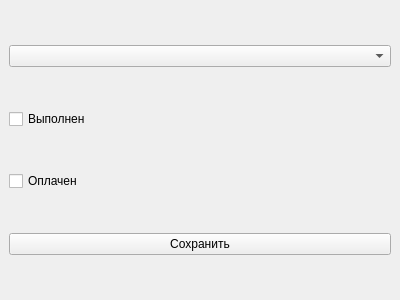
<?xml version="1.0" encoding="UTF-8"?>
<ui version="4.0">
 <class>OrderStatusWindow</class>
 <widget class="QMainWindow" name="OrderStatusWindow">
  <property name="geometry">
   <rect>
    <x>0</x>
    <y>0</y>
    <width>400</width>
    <height>300</height>
   </rect>
  </property>
  <property name="windowTitle">
   <string>Изменить статус заказа</string>
  </property>
  <widget class="QWidget" name="centralwidget">
   <layout class="QVBoxLayout" name="verticalLayout">
    <item>
     <widget class="QComboBox" name="order_comboBox"/>
    </item>
    <item>
     <widget class="QCheckBox" name="is_completed_checkBox">
      <property name="text">
       <string>Выполнен</string>
      </property>
     </widget>
    </item>
    <item>
     <widget class="QCheckBox" name="is_paid_checkBox">
      <property name="text">
       <string>Оплачен</string>
      </property>
     </widget>
    </item>
    <item>
     <widget class="QPushButton" name="save_pushButton">
      <property name="text">
       <string>Сохранить</string>
      </property>
     </widget>
    </item>
   </layout>
  </widget>
  <widget class="QMenuBar" name="menubar">
   <property name="geometry">
    <rect>
     <x>0</x>
     <y>0</y>
     <width>400</width>
     <height>21</height>
    </rect>
   </property>
  </widget>
 </widget>
 <resources/>
 <connections/>
</ui>
